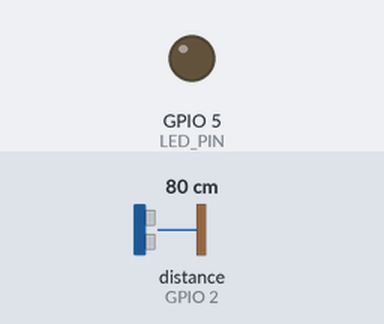
Recording of a program running on a simulated ESP32. Shown: output pins drawn as LEDs (lit = HIGH). Wiring (inferred from the names in the program): ultrasonic range finder: trigger GPIO 4; echo GPIO 2. The test bench sets the inputs (shaded band); at power-on: distance to the obstacle (sensor on GPIO 2) 80 cm. The echo pulse lasts 58.3 µs per cm; WiFi joins after 1.5 s; servers stay silent unless stated; uploads are accepted with an empty reply; pins used as bus, display or sensor lines are not drawn; what the program prints to the serial monitor is not drawn.

Above: at 2.7 s.
2.8 s: distance to the obstacle (sensor on GPIO 2) set to 12 cm
5.5 s: distance to the obstacle (sensor on GPIO 2) set to 9 cm
At 7.1 s:
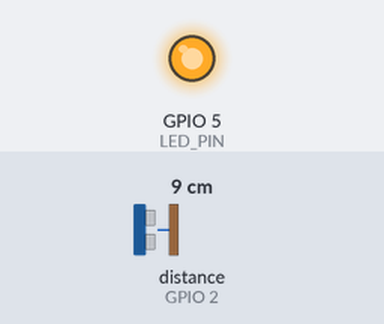
Timing chart, 0 to 8.6 s (numbered marks = the images above; inputs shaded):
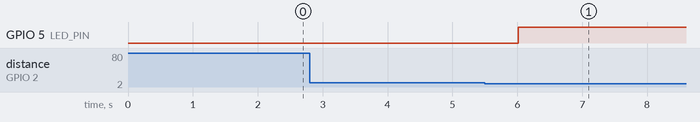

Measured:
- the behaviour switches between 11 and 10 cm on distance to the obstacle (sensor on GPIO 2) (found by bisection; images 0 and 1)
- after the input at 2.8 s, every drawn part: stays the same
- after the input at 5.5 s, GPIO 5 (LED_PIN): LOW → HIGH after 0.52 s

The program:

main.cpp
```cpp
#include <WiFi.h>
#include <HTTPClient.h>
#include <ArduinoJson.h>
#include "config.h"

// Variables
unsigned long lastMeasurement = 0;
unsigned long lastStatusChange = 0;
bool currentStatus = false;  // false = available, true = occupied
bool lastStatus = false;
bool isConnected = false;

void setup() {
  Serial.begin(115200);
  Serial.println("🚗 Smart Parking ESP32 starting...");

  // Initialize pins
  pinMode(TRIG_PIN, OUTPUT);
  pinMode(ECHO_PIN, INPUT);
  pinMode(LED_PIN, OUTPUT);

  // Connect to WiFi
  connectWiFi();

  Serial.println("✅ Setup complete!");
}

void loop() {
  // Check WiFi connection
  if (WiFi.status() != WL_CONNECTED) {
    Serial.println("❌ WiFi disconnected. Reconnecting...");
    connectWiFi();
    return;
  }

  // Measure distance every MEASURE_INTERVAL
  if (millis() - lastMeasurement >= MEASURE_INTERVAL) {
    float distance = measureDistance();
    currentStatus = (distance <= DISTANCE_THRESHOLD);

    // Update LED
    digitalWrite(LED_PIN, currentStatus ? HIGH : LOW);

    // Check for status change with debounce
    if (currentStatus != lastStatus) {
      if (millis() - lastStatusChange >= DEBOUNCE_TIME) {
        Serial.printf("🔄 Status changed: %s (distance: %.1fcm)\n",
                     currentStatus ? "OCCUPIED" : "AVAILABLE", distance);

        // Send to API
        if (sendStatusUpdate(currentStatus)) {
          lastStatus = currentStatus;
          lastStatusChange = millis();
        }
      }
    }

    lastMeasurement = millis();
  }

  delay(100);
}

void connectWiFi() {
  WiFi.begin(WIFI_SSID, WIFI_PASSWORD);
  Serial.printf("📡 Connecting to WiFi '%s'", WIFI_SSID);

  int attempts = 0;
  while (WiFi.status() != WL_CONNECTED && attempts < 20) {
    delay(500);
    Serial.print(".");
    attempts++;
  }

  if (WiFi.status() == WL_CONNECTED) {
    Serial.println();
    Serial.printf("✅ WiFi connected! IP: %s\n", WiFi.localIP().toString().c_str());
    isConnected = true;
  } else {
    Serial.println("\n❌ WiFi connection failed!");
    isConnected = false;
  }
}

float measureDistance() {
  // Send trigger pulse
  digitalWrite(TRIG_PIN, LOW);
  delayMicroseconds(2);
  digitalWrite(TRIG_PIN, HIGH);
  delayMicroseconds(10);
  digitalWrite(TRIG_PIN, LOW);

  // Read echo pulse
  long duration = pulseIn(ECHO_PIN, HIGH, 30000); // 30ms timeout

  if (duration == 0) {
    return 999; // No echo received
  }

  // Calculate distance (speed of sound = 343 m/s)
  float distance = (duration * 0.034) / 2;

  return distance;
}

bool sendStatusUpdate(bool occupied) {
  if (!isConnected) return false;

  HTTPClient http;
  http.begin(String(API_BASE_URL) + "/slots/" + String(SLOT_ID) + "/status");
  http.addHeader("Content-Type", "application/json");
  http.addHeader("X-API-Key", API_KEY);

  // Create JSON payload
  DynamicJsonDocument doc(200);
  doc["status"] = occupied ? "occupied" : "available";
  doc["sensor_id"] = "ESP32_SLOT_" + String(SLOT_ID);
  doc["timestamp"] = millis();

  String payload;
  serializeJson(doc, payload);

  Serial.printf("📤 Sending: %s\n", payload.c_str());

  int httpCode = http.PUT(payload);

  if (httpCode > 0) {
    String response = http.getString();
    Serial.printf("📥 Response [%d]: %s\n", httpCode, response.c_str());

    if (httpCode == 200) {
      Serial.println("✅ Status updated successfully!");
      http.end();
      return true;
    }
  } else {
    Serial.printf("❌ HTTP error: %s\n", http.errorToString(httpCode).c_str());
  }

  http.end();
  return false;
}
```

config.h
```cpp
// config.h - Cấu hình cho ESP32 Smart Parking
#ifndef CONFIG_H
#define CONFIG_H

// WiFi configuration
#define WIFI_SSID "YourWiFiName"
#define WIFI_PASSWORD "YourWiFiPassword"

// API configuration
#define API_BASE_URL "http://192.168.1.100:8888/api"
#define API_KEY "smart-parking-2025"  // Nếu backend yêu cầu API key

// Hardware pins
#define TRIG_PIN 4
#define ECHO_PIN 2
#define LED_PIN 5  // LED báo trạng thái (tùy chọn)

// Sensor settings
#define DISTANCE_THRESHOLD 10  // cm - khoảng cách nhận diện có xe
#define MEASURE_INTERVAL 2000  // ms - chu kỳ đo
#define DEBOUNCE_TIME 5000     // ms - thời gian chống nhiễu

// Parking slot ID (unique cho mỗi ESP32)
#define SLOT_ID 1  // Thay đổi cho từng chỗ đỗ

#endif
```
